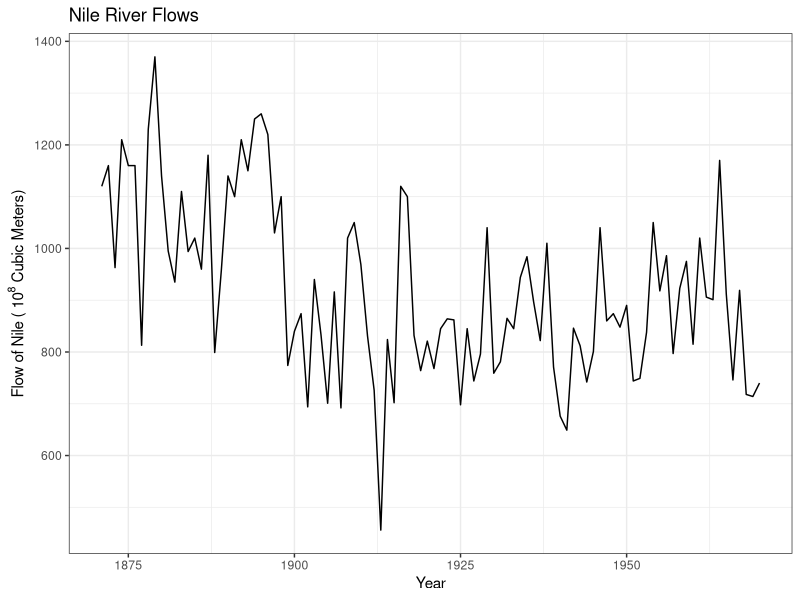
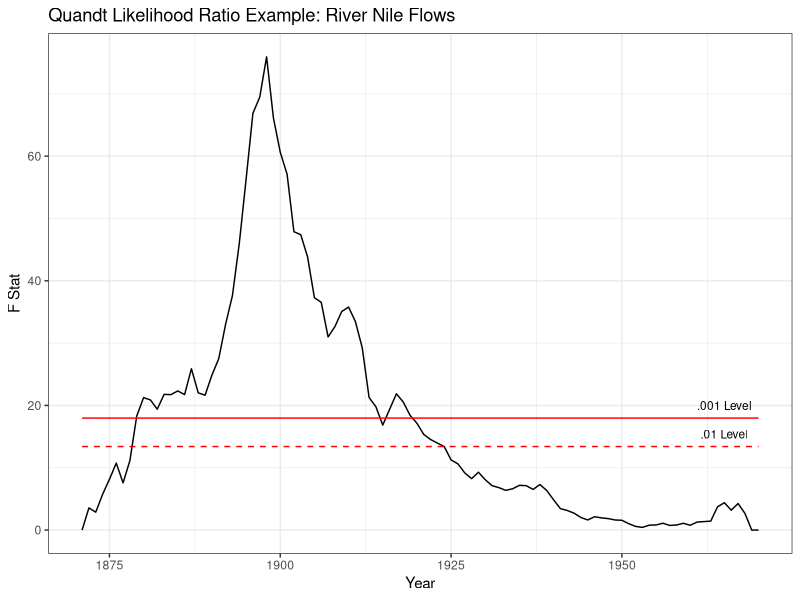

Here is the R script that generated these plots, in order:
rm(list = ls())
library(strucchange)
library(ggplot2)
library(car)
theme_set(theme_bw())

data("Nile")
Nile
# Generate Data
N = 100
t = c(1871:1970)
df = data.frame(y=Nile,t=t)

# Plot Data
gg <- ggplot(df, aes(x=t, y=y)) +
  geom_line() + 
  xlim(c(min(df$t), max(df$t))) + 
  ylim(c(min(df$y), max(df$y))) + 
  labs(y=bquote("Flow of Nile ("~10^8~"Cubic Meters)"), 
       x="Year", 
       title="Nile River Flows")

plot(gg)

full_F = Fstats(y~1, from =2, to = 98, data = df, vcov. = NULL)
df["F_stats"] = c(0,full_F$Fstats,0,0)
crit_value = boundary(full_F, alpha = .01)[1]
df["crit_val01"] = rep(crit_value,100)
crit_value = boundary(full_F, alpha = .001)[1]
df["crit_val001"] = rep(crit_value,100)


gg <- ggplot(df) +
  geom_line(aes(x=t, y=F_stats)) + 
  geom_line(aes(x=t, y=crit_val01), color = "red", linetype="dashed") + 
  geom_line(aes(x=t, y=crit_val001), color = "red") + 
  annotate("text", x=1965, y=df$crit_val01[1]+2, label= ".01 Level", size = 3) +
  annotate("text", x=1965, y=df$crit_val001[1]+2, label= ".001 Level", size = 3) +
  xlim(c(min(df$t), max(df$t))) + 
  ylim(c(min(df$F_stats), max(df$F_stats))) + 
  labs(y="F Stat", 
       x="Year", 
       title="Quandt Likelihood Ratio Example: River Nile Flows")

plot(gg)
